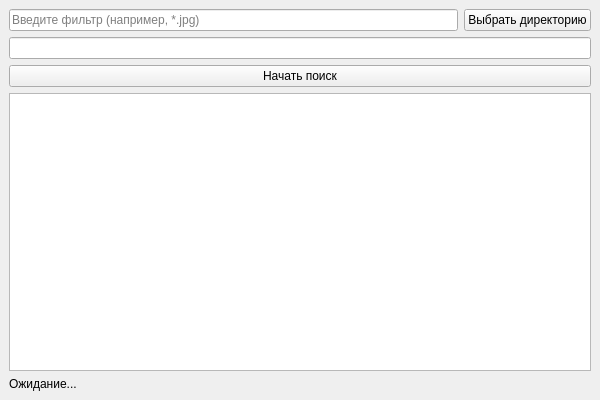
<?xml version="1.0" encoding="UTF-8"?>
<ui version="4.0">
 <class>MainWindow</class>
 <widget class="QMainWindow" name="MainWindow">
  <property name="geometry">
   <rect>
    <x>0</x><y>0</y><width>600</width><height>400</height>
   </rect>
  </property>
  <property name="windowTitle">
   <string>Поиск файлов</string>
  </property>
  <widget class="QWidget" name="centralwidget">
   <layout class="QVBoxLayout" name="verticalLayout">
    <!-- фильтр + выбор папки -->
    <item>
     <layout class="QHBoxLayout" name="horizontalLayout">
      <item>
       <widget class="QLineEdit" name="filterEdit">
        <property name="placeholderText">
         <string>Введите фильтр (например, *.jpg)</string>
        </property>
       </widget>
      </item>
      <item>
       <widget class="QPushButton" name="selectDirButton">
        <property name="text"><string>Выбрать директорию</string></property>
       </widget>
      </item>
     </layout>
    </item>
    <!-- отображение выбранной папки -->
    <item>
     <widget class="QLineEdit" name="dirEdit">
      <property name="readOnly"><bool>true</bool></property>
     </widget>
    </item>
    <!-- запуск поиска -->
    <item>
     <widget class="QPushButton" name="searchButton">
      <property name="text"><string>Начать поиск</string></property>
     </widget>
    </item>
    <!-- список результатов -->
    <item>
     <widget class="QListWidget" name="fileList"/>
    </item>
    <!-- строка статуса -->
    <item>
     <widget class="QLabel" name="statusLabel">
      <property name="text"><string>Ожидание...</string></property>
     </widget>
    </item>
   </layout>
  </widget>
 </widget>
 <resources/>
 <connections/>
</ui>
